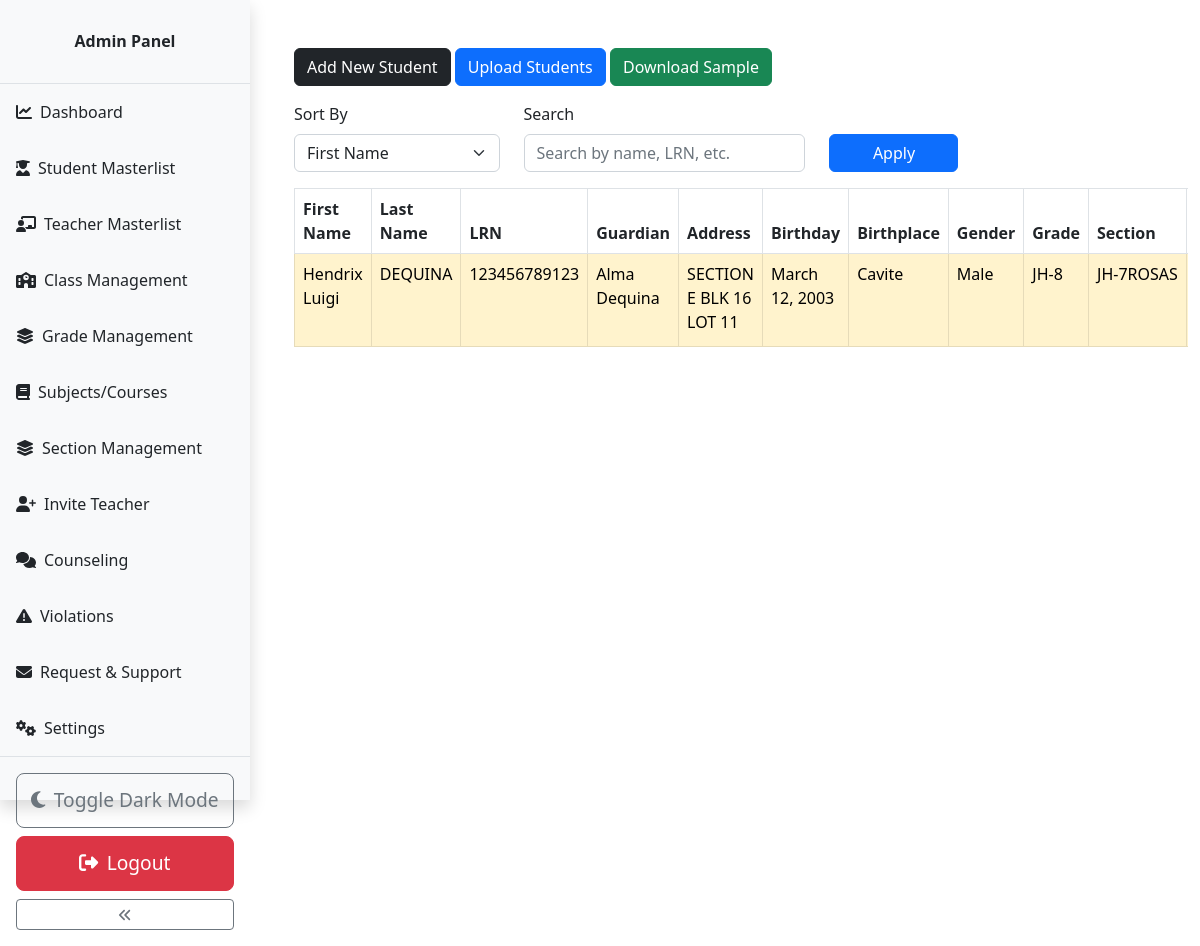
The app's page /capstone/admin/student.php?highlight_lrn=123456789123 (signed in) with its own data.
### tables this page shows
CREATE TABLE `students` (
  `student_id` int(11) NOT NULL,
  `fname` varchar(255) NOT NULL,
  `lname` varchar(255) NOT NULL,
  `lrn` varchar(255) NOT NULL,
  `guardian` varchar(255) DEFAULT NULL,
  `address` text DEFAULT NULL,
  `birthday` date DEFAULT NULL,
  `birthplace` varchar(255) DEFAULT NULL,
  `gender` enum('Male','Female','N/A') DEFAULT NULL,
  `grade` varchar(50) DEFAULT NULL,
  `section` varchar(50) DEFAULT NULL,
  `adviser` varchar(255) DEFAULT NULL,
  `class_id` int(11) DEFAULT NULL
);

CREATE TABLE `grades` (
  `grade_id` int(11) NOT NULL,
  `grade` varchar(31) NOT NULL,
  `grade_code` varchar(7) NOT NULL
);

CREATE TABLE `section` (
  `section_id` int(11) NOT NULL,
  `section` varchar(7) NOT NULL
);

### capstone/admin/data/student.php (called while the page is built, shortened)
<?php
function getFilteredStudents($conn, $sort_by, $search_key) {
    $allowed_sort = ['fname', 'lname', 'grade'];
    $sort_by = in_array($sort_by, $allowed_sort) ? $sort_by : 'fname';
    $sql = "SELECT *, class_id FROM students
            WHERE fname LIKE ? OR lname LIKE ? OR lrn LIKE ?
            ORDER BY $sort_by ASC";
    $stmt = $conn->prepare($sql);
    $search = "%$search_key%";
    $stmt->execute([$search, $search, $search]);
    return $stmt->fetchAll(PDO::FETCH_ASSOC);
}

### capstone/admin/data/grade.php (called while the page is built, shortened)
<?php
function getGradeById($grade_id, $conn){
   $sql = "SELECT * FROM grades
           WHERE grade_id=?";
   $stmt = $conn->prepare($sql);
   $stmt->execute([$grade_id]);
   if ($stmt->rowCount() == 1) {
     $grade = $stmt->fetch();
     return $grade;
   }else {
    return 0;
   }
}

### capstone/admin/data/class.php (called while the page is built, shortened)
<?php
function getClassById($class_id, $conn) {
    $sql = "SELECT * FROM class WHERE class_id = ?";
    $stmt = $conn->prepare($sql);
    $stmt->execute([$class_id]);
    return $stmt->fetch(PDO::FETCH_ASSOC);
}

### capstone/admin/data/section.php (called while the page is built, shortened)
<?php
function getSectioById($section_id, $conn){
   $sql = "SELECT * FROM section
           WHERE section_id=?";
   $stmt = $conn->prepare($sql);
   $stmt->execute([$section_id]);
   if ($stmt->rowCount() == 1) {
     $section = $stmt->fetch();
     return $section;
   }else {
    return 0;
   }
}

### capstone/admin/student.php (the view, shortened to what this page needs)
<?php
if (isset($_SESSION['admin_id']) && isset($_SESSION['role'])) {
    if ($_SESSION['role'] == 'Admin') {
        include "../DB_connection.php";
        include "data/student.php";
        include "data/grade.php";
        include "data/section.php";
        include "data/class.php";
        $sort_by = isset($_GET['sort_by']) ? $_GET['sort_by'] : 'fname';
        $search_key = isset($_GET['searchKey']) ? $_GET['searchKey'] : '';
        $students = getFilteredStudents($conn, $sort_by, $search_key);
        $highlight_lrn = isset($_GET['highlight_lrn']) ? $_GET['highlight_lrn'] : '';
?>
<!DOCTYPE html>
<html lang="en">
<head>
    <link rel="stylesheet" href="https://cdn.jsdelivr.net/npm/bootstrap@5.2.0/dist/css/bootstrap.min.css">
    <link rel="stylesheet" href="../css/style.css">
    <link rel="stylesheet" href="css/admin.css">
</head>
<body>
    <?php include "inc/navbar.php"; ?>
    <div class="container mt-5">
        <a href="student-add.php" class="btn btn-dark">Add New Student</a>
        <a href="student-upload.php" class="btn btn-primary">Upload Students</a>
        <a href="generate-sample.php" class="btn btn-success">Download Sample</a>
        <form action="student.php" method="get" class="mt-3">
            <div class="row">
                <div class="col-md-3">
                    <label for="sort_by" class="form-label">Sort By</label>
                    <select name="sort_by" id="sort_by" class="form-select">
                        <option value="fname" <?= $sort_by === 'fname' ? 'selected' : '' ?>>First Name</option>
                    </select>
                </div>
                <div class="col-md-4">
                    <label for="searchKey" class="form-label">Search</label>
                    <input type="text" name="searchKey" id="searchKey" class="form-control" value="<?= htmlspecialchars($search_key) ?>" placeholder="Search by name, LRN, etc.">
                </div>
                <div class="col-md-2 d-flex align-items-end">
                    <button type="submit" class="btn btn-primary w-100">Apply</button>
                </div>
            </div>
        </form>
        <?php if ($students != 0) { ?>
            <div class="table-responsive">
                <table class="table table-bordered mt-3 n-table">
                    <thead>
                        <tr>
                            <th scope="col">First Name</th>
                            <th scope="col">Last Name</th>
                            <th scope="col">LRN</th>
                            <th scope="col">Guardian</th>
                            <th scope="col">Address</th>
                            <th scope="col">Birthday</th>
                            <th scope="col">Birthplace</th>
                            <th scope="col">Gender</th>
                            <th scope="col">Grade</th>
                            <th scope="col">Section</th>
                        </tr>
                    </thead>
                    <tbody>
                        <?php foreach ($students as $student) { ?>
                        <tr class="<?= $student['lrn'] === $highlight_lrn ? 'table-warning' : '' ?>">
                            <td><?= htmlspecialchars($student['fname']) ?></td>
                            <td><?= htmlspecialchars($student['lname']) ?></td>
                            <td><?= htmlspecialchars($student['lrn']) ?></td>
                            <td><?= htmlspecialchars($student['guardian']) ?></td>
                            <td><?= htmlspecialchars($student['address']) ?></td>
                            <td>
                                <?php
                                    if (!empty($student['birthday'])) {
                                        echo date('F d, Y', strtotime($student['birthday']));
                                    } else {
                                        echo 'N/A';
                                    }
                                ?>
                            </td>
                            <td><?= htmlspecialchars($student['birthplace']) ?></td>
                            <td><?= htmlspecialchars($student['gender']) ?></td>
                            <td>
                              <?php
                                $grade = getGradeById($student['grade'], $conn);
                                echo is_array($grade) ? $grade['grade_code'].'-'.$grade['grade'] : 'N/A';
                              ?>
                            </td>
                            <td>
                              <?php
                                if (!empty($student['class_id'])) {
                                  $class = getClassById($student['class_id'], $conn);
                                  if (is_array($class)) {
                                    $grade = getGradeById($class['grade'], $conn);
                                    $section = getSectioById($class['section'], $conn);
                                    echo $grade['grade_code'].'-'.$grade['grade'].$section['section'];
                                  } else {
                                    echo 'N/A';
                                  }
                                } else {
                                  echo 'N/A';
                                }
                              ?>
                            </td>
                        </tr>
                        <?php } ?>
                    </tbody>
                  </table>
               </div>
             <?php } else { ?>
                 <div class="alert alert-info mt-3" role="alert">
                    No students found!
                  </div>
             <?php } ?>
         </div>
    </body>
    </html>
<?php
    } else {
        header("Location: ../login.php");
        exit;
    }
} else {
    header("Location: ../login.php");
    exit;
}
?>

### capstone/css/style.css (style rules this page uses)
body, html { height: 100%; margin: 0; overflow: hidden; }

### capstone/admin/css/admin.css (style rules this page uses)
body { margin: 0; padding: 0; display: flex; }

### capstone/admin/student.php (style rules this page uses)
body { overflow-y: auto; }
.container { max-height: 90vh; overflow-y: auto; }

### records on screen
students: fname "Hendrix Luigi", lname "DEQUINA", lrn "123456789123", guardian "Alma Dequina", address "SECTION E BLK 16 LOT 11", birthday "March 12, 2003", birthplace "Cavite", gender "Male", grades.grade_code "JH", grades.grade "8", grades.grade "7", section.section "ROSAS"
